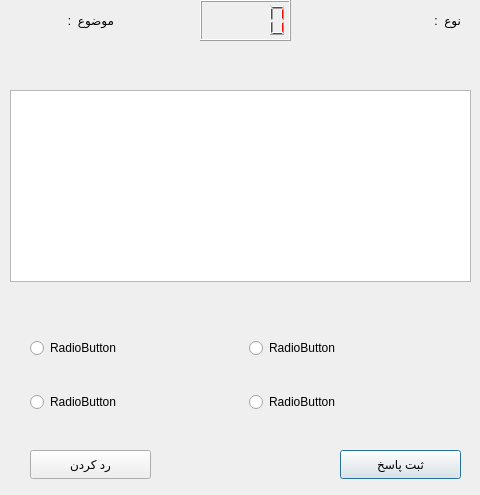
<?xml version="1.0" encoding="UTF-8"?>
<ui version="4.0">
 <class>MultipleAnswerQuestion</class>
 <widget class="QDialog" name="MultipleAnswerQuestion">
  <property name="geometry">
   <rect>
    <x>0</x>
    <y>0</y>
    <width>480</width>
    <height>495</height>
   </rect>
  </property>
  <property name="windowTitle">
   <string>Dialog</string>
  </property>
  <widget class="QLabel" name="QModeLbl">
   <property name="geometry">
    <rect>
     <x>400</x>
     <y>10</y>
     <width>61</width>
     <height>20</height>
    </rect>
   </property>
   <property name="locale">
    <locale language="Persian" country="Iran"/>
   </property>
   <property name="text">
    <string>نوع  :</string>
   </property>
  </widget>
  <widget class="QLabel" name="QTitleLbl">
   <property name="geometry">
    <rect>
     <x>50</x>
     <y>10</y>
     <width>64</width>
     <height>20</height>
    </rect>
   </property>
   <property name="locale">
    <locale language="Persian" country="Iran"/>
   </property>
   <property name="text">
    <string>موضوع  : </string>
   </property>
  </widget>
  <widget class="QLabel" name="QMode">
   <property name="geometry">
    <rect>
     <x>360</x>
     <y>10</y>
     <width>61</width>
     <height>20</height>
    </rect>
   </property>
   <property name="locale">
    <locale language="Persian" country="Iran"/>
   </property>
   <property name="text">
    <string/>
   </property>
  </widget>
  <widget class="QLabel" name="QTitle">
   <property name="geometry">
    <rect>
     <x>0</x>
     <y>10</y>
     <width>61</width>
     <height>20</height>
    </rect>
   </property>
   <property name="locale">
    <locale language="Persian" country="Iran"/>
   </property>
   <property name="text">
    <string/>
   </property>
  </widget>
  <widget class="QLCDNumber" name="Timer">
   <property name="geometry">
    <rect>
     <x>200</x>
     <y>0</y>
     <width>91</width>
     <height>41</height>
    </rect>
   </property>
   <property name="styleSheet">
    <string notr="true">color: rgb(255, 0, 4);</string>
   </property>
  </widget>
  <widget class="QPushButton" name="submitBtn">
   <property name="geometry">
    <rect>
     <x>340</x>
     <y>450</y>
     <width>121</width>
     <height>29</height>
    </rect>
   </property>
   <property name="text">
    <string>ثبت پاسخ</string>
   </property>
  </widget>
  <widget class="QPushButton" name="skipBtn">
   <property name="geometry">
    <rect>
     <x>30</x>
     <y>450</y>
     <width>121</width>
     <height>29</height>
    </rect>
   </property>
   <property name="text">
    <string>رد کردن</string>
   </property>
  </widget>
  <widget class="QTextBrowser" name="questionText">
   <property name="geometry">
    <rect>
     <x>10</x>
     <y>90</y>
     <width>461</width>
     <height>192</height>
    </rect>
   </property>
   <property name="styleSheet">
    <string notr="true">font: 16pt &quot;Segoe UI&quot;;</string>
   </property>
   <property name="locale">
    <locale language="Persian" country="Iran"/>
   </property>
   <property name="html">
    <string>&lt;!DOCTYPE HTML PUBLIC &quot;-//W3C//DTD HTML 4.0//EN&quot; &quot;http://www.w3.org/TR/REC-html40/strict.dtd&quot;&gt;
&lt;html&gt;&lt;head&gt;&lt;meta name=&quot;qrichtext&quot; content=&quot;1&quot; /&gt;&lt;meta charset=&quot;utf-8&quot; /&gt;&lt;style type=&quot;text/css&quot;&gt;
p, li { white-space: pre-wrap; }
hr { height: 1px; border-width: 0; }
li.unchecked::marker { content: &quot;\2610&quot;; }
li.checked::marker { content: &quot;\2612&quot;; }
&lt;/style&gt;&lt;/head&gt;&lt;body style=&quot; font-family:'Segoe UI'; font-size:16pt; font-weight:400; font-style:normal;&quot;&gt;
&lt;p align=&quot;right&quot; style=&quot;-qt-paragraph-type:empty; margin-top:0px; margin-bottom:0px; margin-left:0px; margin-right:0px; -qt-block-indent:0; text-indent:0px;&quot;&gt;&lt;br /&gt;&lt;/p&gt;&lt;/body&gt;&lt;/html&gt;</string>
   </property>
  </widget>
  <widget class="QWidget" name="gridLayoutWidget">
   <property name="geometry">
    <rect>
     <x>30</x>
     <y>310</y>
     <width>431</width>
     <height>131</height>
    </rect>
   </property>
   <layout class="QGridLayout" name="gridLayout">
    <item row="0" column="0">
     <widget class="QRadioButton" name="answer1RB">
      <property name="text">
       <string>RadioButton</string>
      </property>
     </widget>
    </item>
    <item row="0" column="1">
     <widget class="QRadioButton" name="answer2RB">
      <property name="text">
       <string>RadioButton</string>
      </property>
     </widget>
    </item>
    <item row="1" column="0">
     <widget class="QRadioButton" name="answer3RB">
      <property name="text">
       <string>RadioButton</string>
      </property>
     </widget>
    </item>
    <item row="1" column="1">
     <widget class="QRadioButton" name="answer4RB">
      <property name="text">
       <string>RadioButton</string>
      </property>
     </widget>
    </item>
   </layout>
  </widget>
 </widget>
 <resources/>
 <connections/>
</ui>
